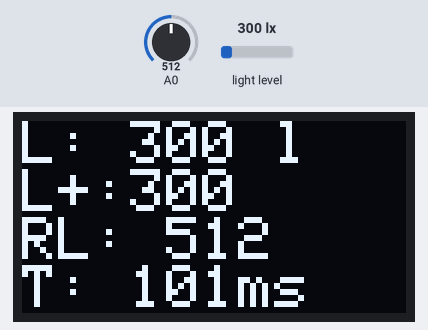
Bench run of a sketch on a simulated Arduino Uno, built with avr-gcc and run on an emulated ATmega328P. On the bench: 128×64 one-colour display. The test bench sets the inputs (shaded band); at power-on: light level 300 lx, A0 = 512.

Above: at 1.2 s.
1.3 s: light level set to 40 lx
At 2.1 s:
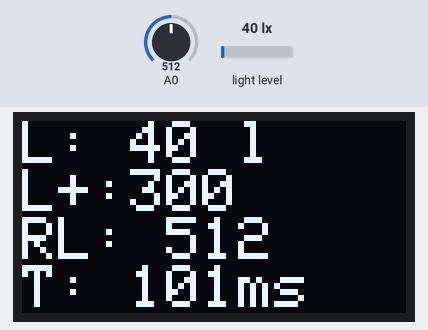
3.0 s: A0 set to 440
At 4.5 s:
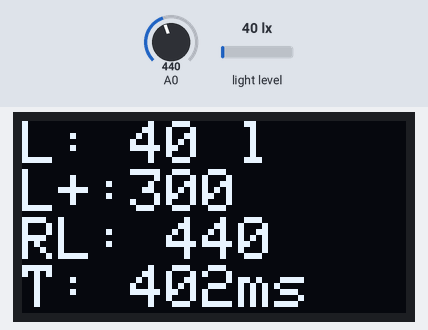
4.8 s: light level set to 500 lx
At 5.8 s:
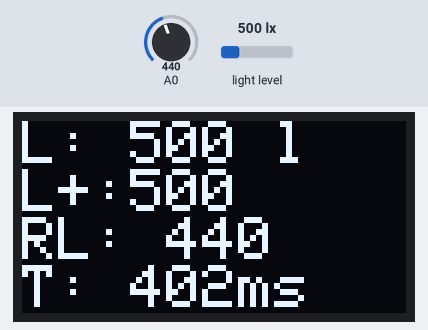
6.5 s: A0 set to 460
At 7.0 s:
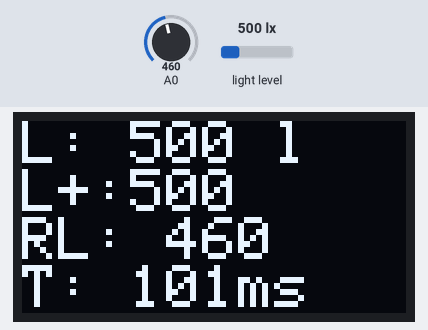
8.0 s: light level set to 1000 lx
At 9.5 s:
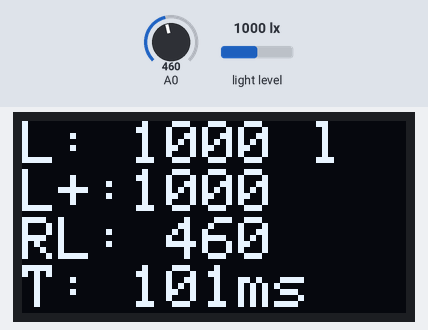
9.8 s: A0 set to 511
At 10.9 s:
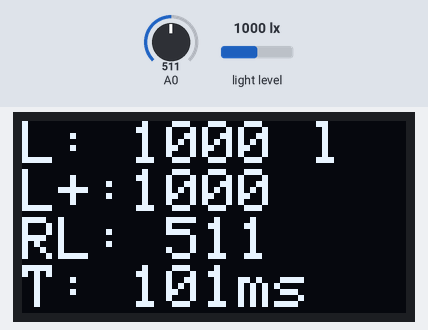
Timing chart, 0 to 12.5 s (numbered marks = the images above; inputs shaded):
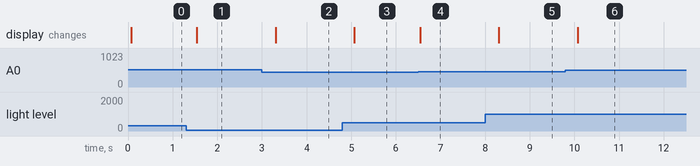

The sketch:

temp-humidity-light-to_display.ino
```cpp
// Inlcude relevant libraries
#include <Wire.h>
#include <SPI.h>
#include <Adafruit_Sensor.h>
#include <Adafruit_TSL2561_U.h>
#include <Adafruit_GFX.h>
#include <Adafruit_SSD1306.h>

// Initialise sensors variable
Adafruit_TSL2561_Unified luxMeter = Adafruit_TSL2561_Unified(TSL2561_ADDR_FLOAT, 12345); //address at the end is for
// adafruit sensor libray

// setup software SPI (the default case):
#define OLED_MOSI   9
#define OLED_CLK    8
#define OLED_DC    11
#define OLED_CS    12
#define OLED_RESET 10
Adafruit_SSD1306 display(OLED_MOSI, OLED_CLK, OLED_DC, OLED_RESET, OLED_CS);

long lux;
long greatestLux = 0L;
int ldr;
int integrationTime;

void setup() {
  // turn on serial for error reporting
  Serial.begin(9600);

  // initialise sensors
  if(!luxMeter.begin()){
    Serial.println("TSL2561 / Lux meter not detected");
    while(1); //wait until restarted because code won't run without sensor
  }
  // configure luxMeter
  luxMeter.setGain(TSL2561_GAIN_1X); //sets sensitivity to 1x
  luxMeter.setIntegrationTime(TSL2561_INTEGRATIONTIME_101MS); //same as camera shutter speed; options are 13ms, 101ms and 402ms.
  // lower values allow for greater accuracy in bright condition, higher for dark conditions.

  //configure display
  display.begin(SSD1306_SWITCHCAPVCC);
  display.clearDisplay();
  display.setTextSize(2);
  display.setTextColor(WHITE);
}

void loop() {
  display.setCursor(0,0);
  display.clearDisplay();

  // get sensor event
  sensors_event_t event;
  luxMeter.getEvent(&event);

  lux = event.light;
  ldr = analogRead(A0);

  // displays output in lux

  if (ldr > 800){
    luxMeter.setIntegrationTime(TSL2561_INTEGRATIONTIME_13MS);
    integrationTime = 13;
  } else if (ldr <= 800 && ldr > 450) {
    luxMeter.setIntegrationTime(TSL2561_INTEGRATIONTIME_101MS);
    integrationTime = 101;
  } else if (ldr <= 450) {
    luxMeter.setIntegrationTime(TSL2561_INTEGRATIONTIME_402MS);
    integrationTime = 402;
  }
  lux = event.light;
  if (lux > greatestLux) {
    greatestLux = lux;
  }
  display.print("L: ");
  display.print(lux);
  display.println(" l");
  display.print("L+:");
  display.println(greatestLux);
  display.print("RL: " );
  display.println(ldr);
  display.print("T: ");
  display.print(integrationTime);
  display.println("ms");
  display.display();

  delay(250);
}
```

Measured:
- after the input at 1.3 s, the display: changes after 0.25 s (image 1)
- after the input at 3.0 s, the display: changes after 0.31 s (image 2)
- after the input at 4.8 s, the display: changes after 0.27 s (image 3)
- after the input at 6.5 s, the display: changes at once (image 4)
- after the input at 8.0 s, the display: changes after 0.31 s (image 5)
- after the input at 9.8 s, the display: changes after 0.28 s (image 6)
